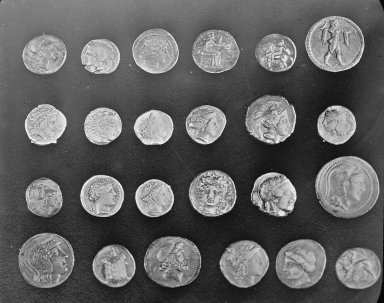
#> input picture skimage.data.coins(), 384 x 303 px
$ jupyter execute --allow-errors 02-filter_basics.ipynb
#> lines starting #> are read from the running program, lines starting #| are printed output that depends on the picture
[cell 1]
import requests
from IPython.core.display import HTML
HTML(f"""
<style>
</style>
""")

# Filtering
This exercise is about understanding how filters can be applied to modify, or extract specific features from images.

<article class="message">
    <div class="message-body">
        <strong>List of individual tasks</strong>
        <ul style="list-style: none;">
            <li>
            <a href="#pixel_shift1">Task 1: Shifting pixels</a>
            </li>
            <li>
            <a href="#gaussian">Task 2: Gaussian blurring</a>
            </li>
            <li>
            <a href="#template_match">Task 3: Template matching</a>
            </li>
            <li>
            <a href="#sharp">Task 4: Sharpening</a>
            </li>
            <li>
            <a href="#gradient_features0">Task 5: Apply sobel filters</a>
            </li>
            <li>
            <a href="#gradient_features">Task 6: Implementing convolution</a>
            </li>
        </ul>
    </div>
</article>

Run the following cell to import the libraries:

[cell 2]
import numpy as np
from skimage import data, color
from scipy.ndimage import convolve
from skimage import feature, transform, io
import matplotlib.pyplot as plt

The same set of example images from the Scikit-Image library used in the tutorial will be used. The code below can be used or modified to load and inspect any of the images.

[cell 3]
print(data.__all__)
plt.imshow(data.coins(), cmap="gray")
#> (this line was passed over: IPython is not available in this run)
plt.axis(False)
#> (this line was passed over: IPython is not available in this run)

---
**Task 1 (easy): Shifting pixels👩‍💻♾️📽️**
This exercise is about understanding the fundamentals of linear filters to shift pixels in a certain direction. The actual filter may have little practical relevance.
1. Construct a filter that shifts pixels of an image by $n$ pixels to the right. Create a function with parameter `n`
 that returns a filter that shifts the pixels of an image by `n`
 pixels to the right.
2. Apply the filter (convolution) to one of the example images and show the results. Experiment with different values for `n`
.
3. Create the functions `shift_to_left`
, `shift_to_up`
, and `shift_to_down`
 to shift the input images $n$ pixels to the left, up and down. Use one of the example images to test these functions and evaluate whether the images are correctly shifted.
4. Modify the filter to not only shift the pixel to the right (or the other directions) but also decreases its brightness.

---

[cell 4]
def shift_to_right(n):
    """
    Param n: number of pixels to shift to the right.

    Returns: filter for shifting.
    """
    # write your solution here
    ...

---
**Task 2 (medium): Gaussian blurring👩‍💻📽️**
The following steps will construct a Gaussian filter and apply it to an image:
1. Design a 3x3 filter for Gaussian blurring. Each element of the filter should be filled with values that approximate a Gaussian function.

**Hint**
The filter was covered during the lecture.

2. Display the Gaussian Blur filter using the cell below.
3. Apply the filter to one of the example images and display the original and blurred images side by side.
4. Explain the underlying reasons for the observed effects produced by this filter.
5. Increase the size of the Gaussian blurring filter (shown below). Apply the filter to the selected image and compare the results to the results obtained in the previous steps. Explain the observed effects.

$$
\begin{equation}
\frac{1}{256}
\begin{bmatrix}
1 & 4 & 6 & 4 & 1 \\
4 & 16 & 24 & 16 & 4 \\
6 & 24 & 36 & 24 & 6 \\
4 & 16 & 24 & 16 & 4 \\
1 & 4 & 6 & 4 & 1 \\
\end{bmatrix}
\end{equation}
$$

---

[cell 5]
# write your solution here

# Plot the Gaussian Blur Filter
plt.figure(figsize=(4, 4))
#> (this line was passed over: IPython is not available in this run)
plt.title('Gaussian Blur Filter')
#> (this line was passed over: IPython is not available in this run)
#> (the rest of this cell did not finish here and is left out)

---
**Task 3 (medium): Template matching👩‍💻**
The following exercise is about implementing template matching on the sunflower image (`sunflowers.jpg`
) found in the data library for this week's exercises.
1. Run the cell below to load the image, convert it to grayscale and normalize its pixel values.
2. Define a rectangular region of interest (ROI) within the image. This ROI will serve as the template you want to extract from the image and it should include the flower head of a single sunflower. Extract the template and display it.
3. Implement template matching by using the [`skimage.feature.match_template`
](https://scikit-image.org/docs/stable/auto_examples/features_detection/plot_template.html)
 function. The function returns a two-dimensional array (correlation map) that indicate the similarity or correlation between the template and regions of the input image. Display the results.
4. Was the template correctly matched to the original image? Were there any other areas that appeared to be potential matches?
5. (Optional) Repeat the steps above using convolution. What differences and similarities do you observe and why? Does it change if you normalize the filters or the image (or both) prior to convolution?

---

[cell 6]
img = io.imread("data/sunflowers.jpg")
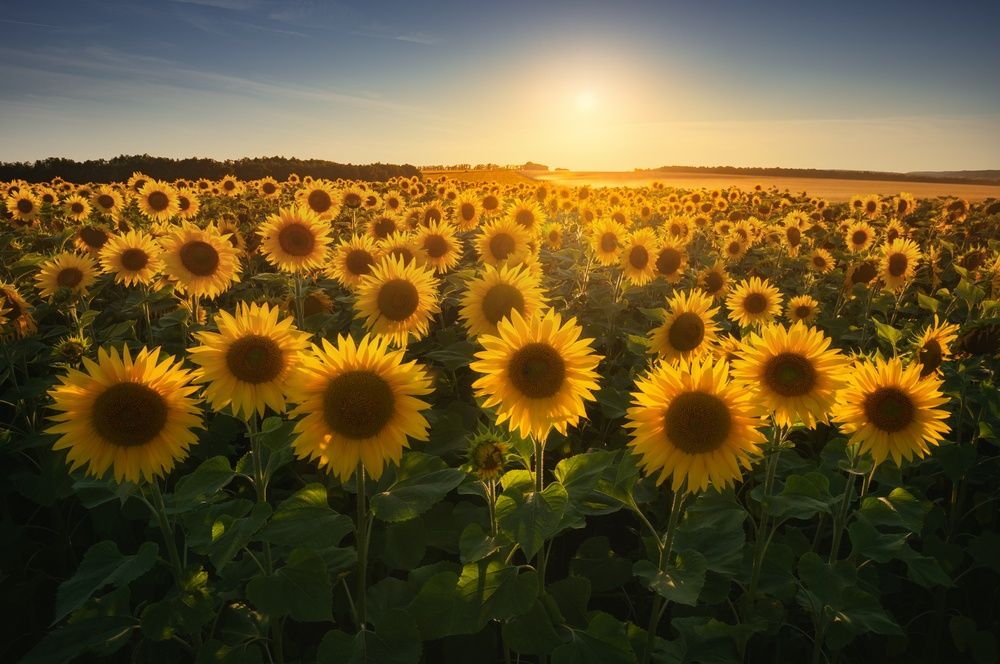
#> input picture W08/data/sunflowers.jpg, 1000 x 664 px, shrunk from 2124 x 1411 before the run
#> img is the input picture: shape (664, 1000, 3); mean R, G, B 103.1, 85.1, 44.5
img = color.rgb2gray(img).astype(np.float32)/255.
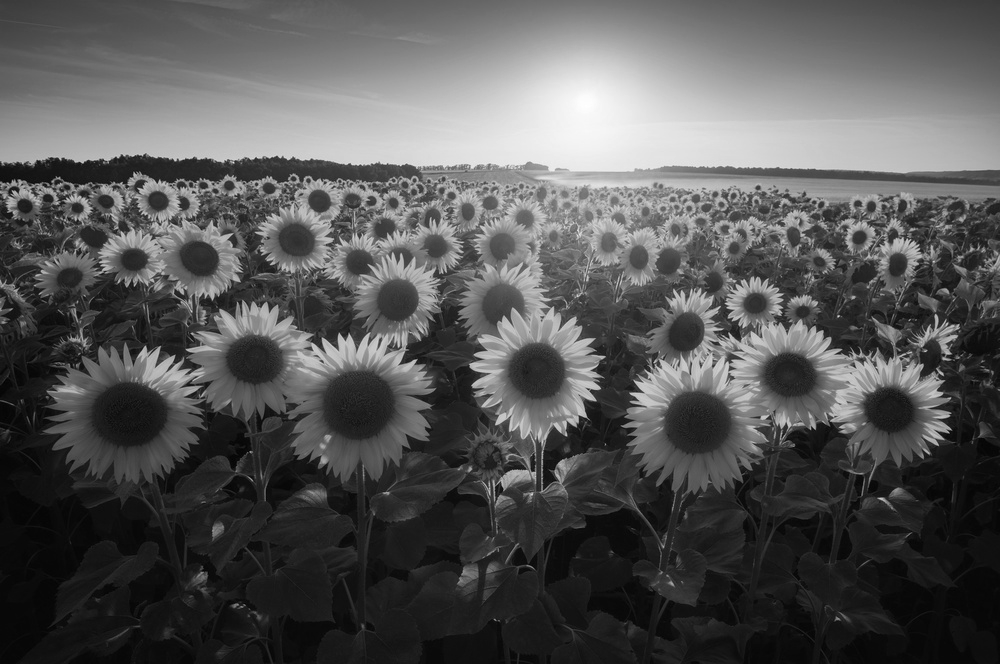
#> img: shape (664, 1000) float32; min 4.73e-05, max 0.0038, mean 0.00132; drawn with min black and max white

# write your solution here
